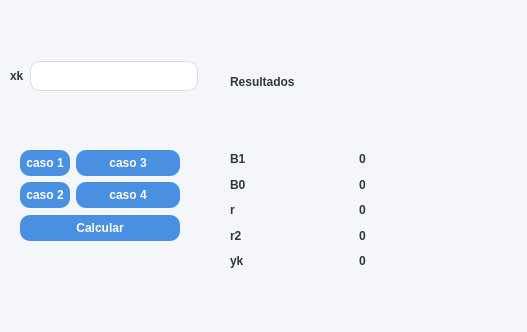
<?xml version="1.0" encoding="UTF-8"?>
<ui version="4.0">
 <class>Dialog</class>
 <widget class="QDialog" name="Dialog">
  <property name="geometry">
   <rect>
    <x>0</x>
    <y>0</y>
    <width>527</width>
    <height>332</height>
   </rect>
  </property>
  <property name="windowTitle">
   <string>Dialog</string>
  </property>
  <property name="styleSheet">
   <string notr="true">/* ====== GENERAL ====== */
QDialog {
    background-color: #f5f6fa;
    font-family: &quot;Segoe UI&quot;, &quot;San Francisco&quot;, Arial;
    font-size: 13px;
    color: #2f3640;
}

/* ====== LABELS ====== */
QLabel {
    color: #2f3640;
    font-weight: 500;
}

/* ====== INPUTS ====== */
QLineEdit, QTextEdit {
    background-color: #ffffff;
    border: 1px solid #dcdde1;
    border-radius: 10px;
    padding: 6px 8px;
    selection-background-color: #4a90e2;
    selection-color: white;
}

QLineEdit:focus, QTextEdit:focus {
    border: 1px solid #4a90e2;
}

/* Placeholder */
QLineEdit[echoMode=&quot;0&quot;] {
    color: #2f3640;
}

/* ====== BOTONES ====== */
QPushButton {
    background-color: #4a90e2;
    color: white;
    border-radius: 10px;
    padding: 6px;
    font-weight: 600;
}

QPushButton:hover {
    background-color: #357ABD;
}

QPushButton:pressed {
    background-color: #2d6bb3;
}

/* Botón secundario (puedes cambiarle objectName si quieres) */
QPushButton#btnBuscar {
    background-color: #dcdde1;
    color: #2f3640;
}

QPushButton#btnBuscar:hover {
    background-color: #c8c9cc;
}

/* ====== SCROLL ====== */
QScrollBar:vertical {
    background: transparent;
    width: 8px;
}

QScrollBar::handle:vertical {
    background: #c8d6e5;
    border-radius: 4px;
}

QScrollBar::handle:vertical:hover {
    background: #4a90e2;
}

/* ====== GROUP BOX (si usas) ====== */
QGroupBox {
    border: 1px solid #dcdde1;
    border-radius: 10px;
    margin-top: 10px;
    padding: 10px;
}

QGroupBox::title {
    subcontrol-origin: margin;
    left: 10px;
    padding: 0 5px;
    color: #4a90e2;
    font-weight: bold;
}

/* ====== TOOLTIP ====== */
QToolTip {
    background-color: #2f3640;
    color: white;
    border-radius: 6px;
    padding: 4px;
}</string>
  </property>
  <widget class="QWidget" name="">
   <property name="geometry">
    <rect>
     <x>230</x>
     <y>20</y>
     <width>251</width>
     <height>251</height>
    </rect>
   </property>
   <layout class="QVBoxLayout" name="verticalLayout">
    <item>
     <widget class="QLabel" name="label">
      <property name="text">
       <string>Resultados</string>
      </property>
     </widget>
    </item>
    <item>
     <layout class="QGridLayout" name="gridLayout">
      <item row="0" column="0">
       <widget class="QLabel" name="label_2">
        <property name="text">
         <string>B1</string>
        </property>
       </widget>
      </item>
      <item row="0" column="1">
       <widget class="QLabel" name="label_3">
        <property name="text">
         <string>0</string>
        </property>
       </widget>
      </item>
      <item row="1" column="0">
       <widget class="QLabel" name="label_5">
        <property name="text">
         <string>B0</string>
        </property>
       </widget>
      </item>
      <item row="1" column="1">
       <widget class="QLabel" name="label_4">
        <property name="text">
         <string>0</string>
        </property>
       </widget>
      </item>
      <item row="2" column="0">
       <widget class="QLabel" name="label_7">
        <property name="text">
         <string>r</string>
        </property>
       </widget>
      </item>
      <item row="2" column="1">
       <widget class="QLabel" name="label_6">
        <property name="text">
         <string>0</string>
        </property>
       </widget>
      </item>
      <item row="3" column="0">
       <widget class="QLabel" name="label_9">
        <property name="text">
         <string>r2</string>
        </property>
       </widget>
      </item>
      <item row="3" column="1">
       <widget class="QLabel" name="label_8">
        <property name="text">
         <string>0</string>
        </property>
       </widget>
      </item>
      <item row="4" column="0">
       <widget class="QLabel" name="label_11">
        <property name="text">
         <string>yk</string>
        </property>
       </widget>
      </item>
      <item row="4" column="1">
       <widget class="QLabel" name="label_10">
        <property name="text">
         <string>0</string>
        </property>
       </widget>
      </item>
     </layout>
    </item>
   </layout>
  </widget>
  <widget class="QWidget" name="">
   <property name="geometry">
    <rect>
     <x>20</x>
     <y>150</y>
     <width>160</width>
     <height>91</height>
    </rect>
   </property>
   <layout class="QGridLayout" name="gridLayout_2">
    <item row="0" column="0">
     <layout class="QFormLayout" name="formLayout">
      <item row="0" column="0">
       <widget class="QPushButton" name="pushButton">
        <property name="text">
         <string>caso 1</string>
        </property>
       </widget>
      </item>
      <item row="0" column="1">
       <widget class="QPushButton" name="pushButton_2">
        <property name="text">
         <string>caso 3</string>
        </property>
       </widget>
      </item>
      <item row="1" column="0">
       <widget class="QPushButton" name="pushButton_3">
        <property name="text">
         <string>caso 2</string>
        </property>
       </widget>
      </item>
      <item row="1" column="1">
       <widget class="QPushButton" name="pushButton_4">
        <property name="text">
         <string>caso 4</string>
        </property>
       </widget>
      </item>
     </layout>
    </item>
    <item row="1" column="0">
     <widget class="QPushButton" name="pushButton_5">
      <property name="text">
       <string>Calcular</string>
      </property>
     </widget>
    </item>
   </layout>
  </widget>
  <widget class="QWidget" name="">
   <property name="geometry">
    <rect>
     <x>10</x>
     <y>60</y>
     <width>188</width>
     <height>32</height>
    </rect>
   </property>
   <layout class="QHBoxLayout" name="horizontalLayout">
    <item>
     <widget class="QLabel" name="label_12">
      <property name="text">
       <string>xk</string>
      </property>
     </widget>
    </item>
    <item>
     <widget class="QLineEdit" name="lineEdit"/>
    </item>
   </layout>
  </widget>
 </widget>
 <resources/>
 <connections/>
</ui>
